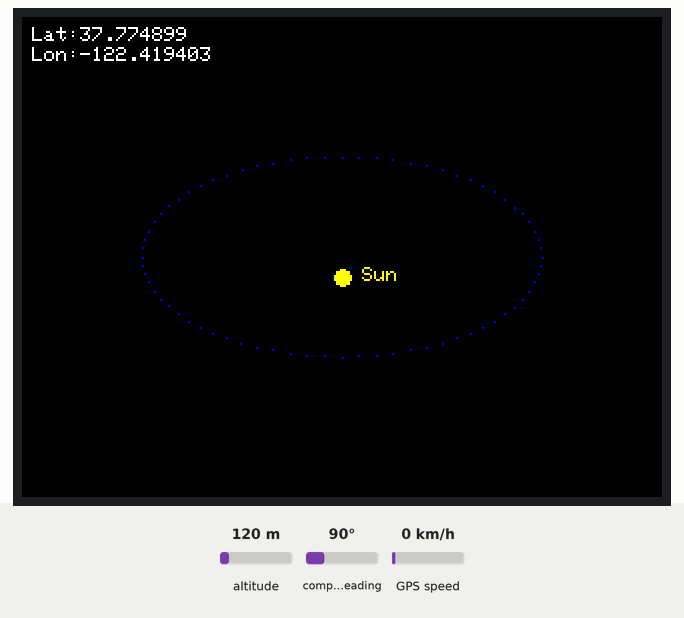
Recording of a sketch running on a simulated ESP32. On the bench: 320×240 colour display. Inputs (shaded band) come from the test bench; at power-on: altitude 120 m, compass heading 90°, GPS speed 0 km/h. The GPS gets a fix after 3 s at 37.7749, -122.4194 with 8 satellites.

Above: at 3.4 s.
At 4.4 s:
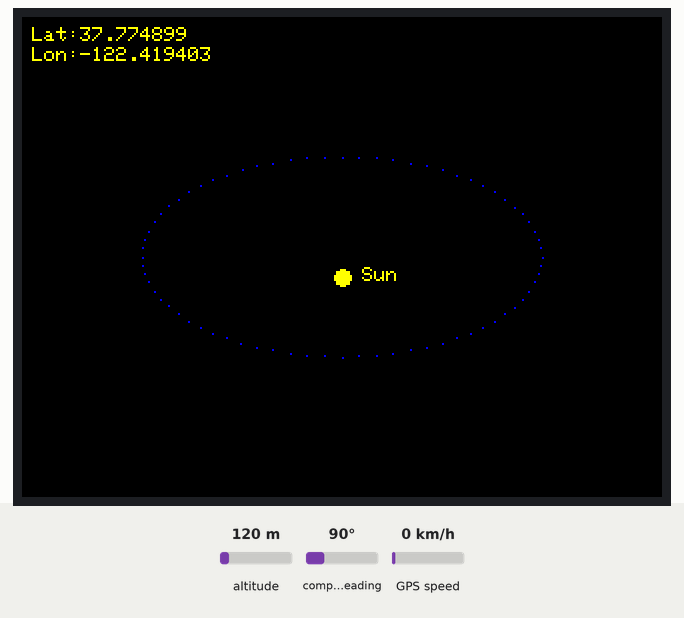

The sketch:

tft_example2.ino
```cpp
#include <TFT_eSPI.h>
#include <TinyGPSPlus.h>
#include "FieldExtension.h"

TFT_eSPI tft = TFT_eSPI();
TinyGPSPlus gps;
HardwareSerial GPSserial(2);

// Define screen center
const int screenWidth = 320;
const int screenHeight = 240;
const int centerX = screenWidth / 2;
const int centerY = screenHeight / 2;

using FE = FieldElement<4>;

void setup() {
  Serial.begin(115200);
  GPSserial.begin(9600, SERIAL_8N1, 16, 17); // RX, TX for GPS
  tft.init();
  tft.setRotation(1);
  tft.fillScreen(TFT_BLACK);
  tft.setTextColor(TFT_WHITE);
  tft.setTextSize(1);
}

void loop() {
  while (GPSserial.available()) {
    gps.encode(GPSserial.read());
  }

  if (gps.location.isUpdated()) {
    FE lat(gps.location.lat());
    FE lon(gps.location.lng());

    drawEarthCurve(lat, lon);
    drawSunVector(lat, lon);
  }
}

void drawEarthCurve(FE lat, FE lon) {
  tft.fillScreen(TFT_BLACK);

  FE R = FE(6371.0); // Earth's radius in km (use field element for precision)
  float radius = R.toFloat() * 100.0f / 6371.0f; // scale to screen

  // Projected circle as Earth horizon
  for (int angle = 0; angle < 360; angle += 5) {
    FE theta = (float)angle * FE::pi() / 180.0f;
    float x = centerX + radius * cos(theta).toFloat();
    float y = centerY + radius * sin(theta).toFloat() * 0.5f; // ellipsoid flattening
    tft.drawPixel((int)x, (int)y, TFT_BLUE);
  }

  tft.setCursor(5, 5);
  tft.print("Lat:");
  tft.print(lat.toFloat(), 6);
  tft.setCursor(5, 15);
  tft.print("Lon:");
  tft.print(lon.toFloat(), 6);
}

void drawSunVector(FE lat, FE lon) {
  // Simple solar declination model using day of year
  int dayOfYear = gps.date.day() + gps.date.month() * 30; // rough estimate
  float declination = 23.44 * cos((360.0 / 365.0) * (dayOfYear - 81) * PI / 180.0);

  FE decl(declination);
  FE hourAngle = FE((gps.time.hour() - 12) * 15.0); // degrees

  // Solar altitude (simplified):
  FE sinAlt = sin(lat) * sin(decl) + cos(lat) * cos(decl) * cos(hourAngle);
  FE alt = asin(sinAlt);
  float altitude = (alt * 180.0f / FE::pi()).toFloat();

  // Visualize sun position
  int sunY = centerY - (int)(altitude * 2.0f); // exaggerate for display
  tft.fillCircle(centerX, sunY, 4, TFT_YELLOW);

  tft.setCursor(centerX + 10, sunY - 5);
  tft.setTextColor(TFT_YELLOW);
  tft.print("Sun");
}
```

Source omitted: FieldExtension.h (35365 bytes)

Measured:
- what the display in image 0 shows lasts 1.0 s, from 3.3 s to 4.3 s
